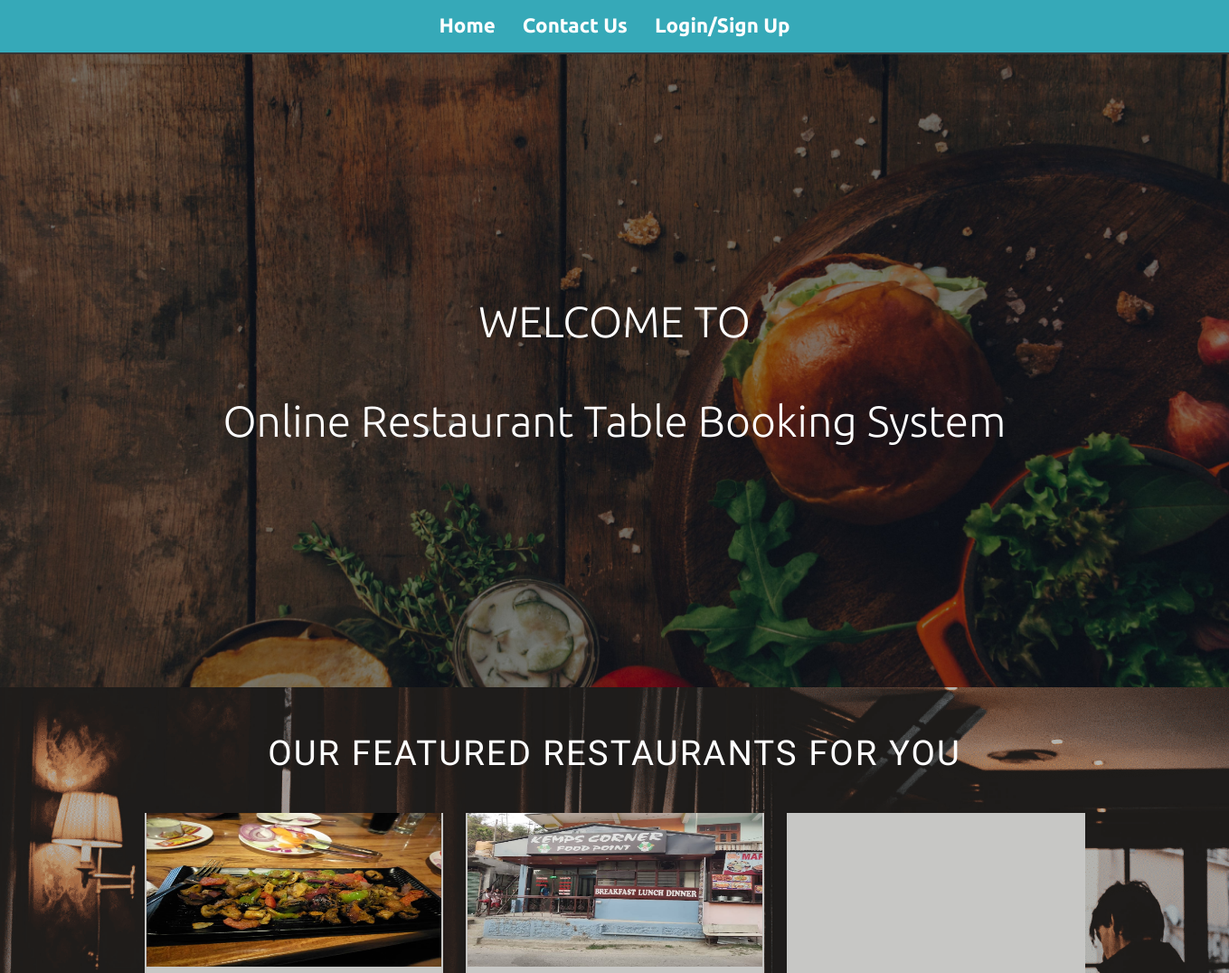
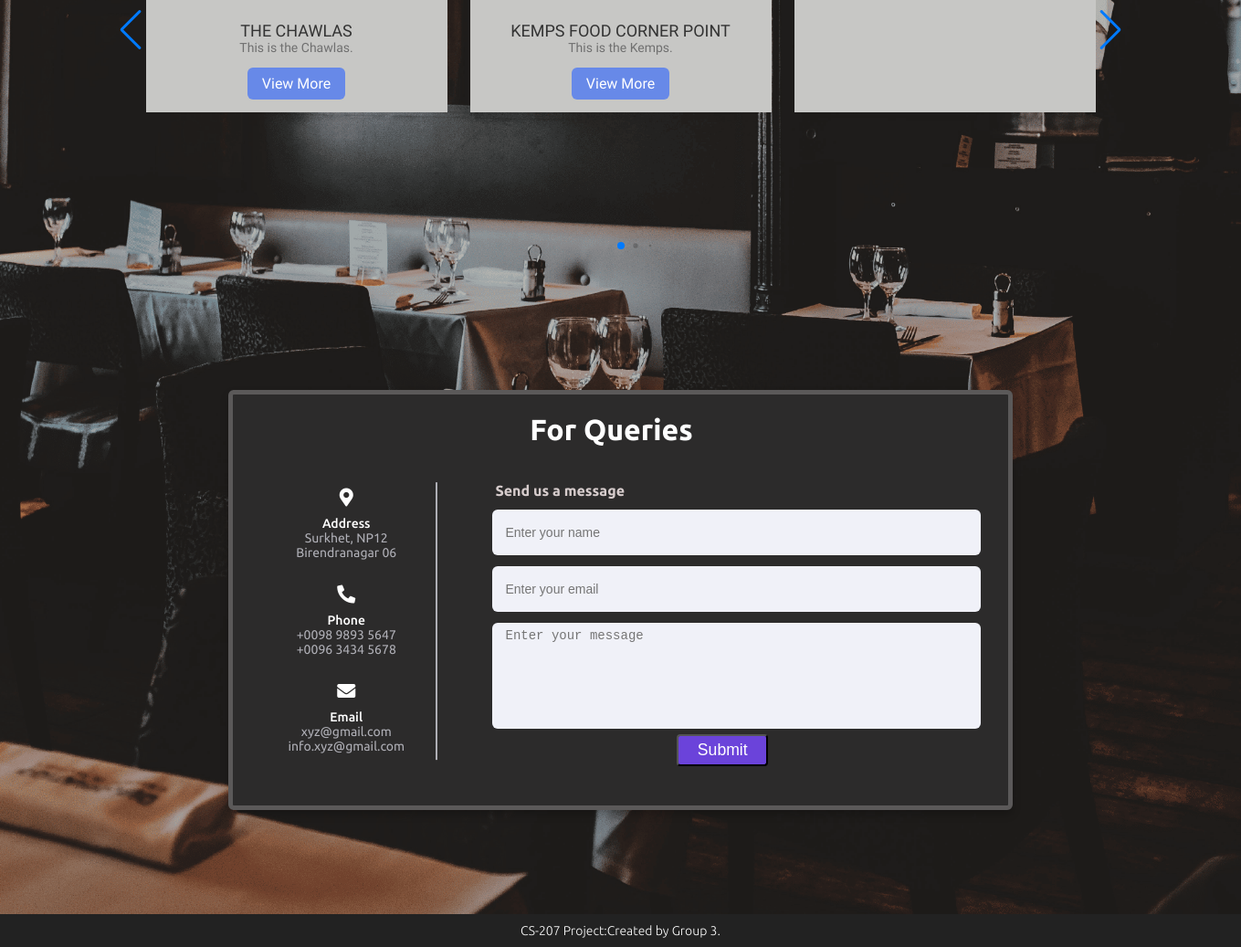
The page / on the database its author committed (2 pictures, top to bottom).
### base/models.py (models this page shows, shortened)
class Restaurant(models.Model):
    host = models.ForeignKey(User, on_delete=models.SET_NULL, null=True)
    name = models.CharField(max_length=200, null=True)
    address = models.CharField(max_length=200, null=True)
    pin = models.IntegerField(blank=True, null=True)
    about = models.TextField(max_length=400, blank=True, null=True)
    menu = models.ImageField(
        upload_to='static/assets/', default='static/assets/pexels-ray-01.jpg', null=True, blank=True)
    img1 = models.ImageField(
        upload_to='static/assets/', default='static/assets/pexels-ray-01.jpg', null=True, blank=True)
    img2 = models.ImageField(
        upload_to='static/assets/', default='static/assets/pexels-ray-01.jpg', null=True, blank=True)
    img3 = models.ImageField(
        upload_to='static/assets/', default='static/assets/pexels-ray-01.jpg', null=True, blank=True)
    img4 = models.ImageField(
        upload_to='static/assets/', default='static/assets/pexels-ray-01.jpg', null=True, blank=True)
    phone1 = models.IntegerField(blank=True, null=True)
    phone2 = models.IntegerField(blank=True, null=True)
    email = models.EmailField(blank=True, null=True)
    openTime = models.TimeField(blank=True, null=True)
    closeTime = models.TimeField(blank=True, null=True)

### base/views.py (the view)
# urls.py: 2. Add a URL to urlpatterns:  path('', views.home, name='home')
def home(request):
    restaurants = Restaurant.objects.all()
    context = {'restaurants': restaurants}
    return render(request, 'base/home.html', context)

### base/templates/base/home.html (shortened to what this page needs)
<!DOCTYPE html>
{% load static %}
<html lang="en">
    <head>
        <link rel="stylesheet" href="{% static 'styling.css' %}" />
        <link rel="stylesheet" href="{% static 'swiper-bundle.min.css' %}" />
        <link
            rel="stylesheet"
            href="https://cdnjs.cloudflare.com/ajax/libs/font-awesome/5.15.2/css/all.min.css"
        />
    </head>
    <body>
        <div class="navbar" id="navbar">
            <ul>
                <li><a href="{% url 'home' %}"> Home</a></li>
                <li><a href="{% url 'home' %}#main3"> Contact Us</a></li>
                {% if request.user.is_authenticated %}
                <li><a href="{% url 'logout' %}"> Logout </a></li>
                <li>
                    <a href="{% url 'profile' request.user.id %}"> Profile </a>
                </li>
                {% else%}
                <li><a href="{% url 'loginPage' %}"> Login/Sign Up </a></li>
                {% endif %}
            </ul>
        </div>
        <div class="fullbody">
            <div class="container-1" id="main">
                <div class="main_front">
                    <p>WELCOME TO</p>
                    <br />
                    <p>Online Restaurant Table Booking System</p>
                </div>
            </div>
            <h1
                id="h"
                style="
                    font-size: 2.4rem;
                    color: white;
                    font-family: 'Acme', sans-serif;
                    font-weight: lighter;
                    letter-spacing: 2px;
                "
            >
                OUR FEATURED RESTAURANTS FOR YOU
            </h1>
            <div class="container-2" id="main2">
                <div class="slide-container swiper">
                    <div class="slide-content">
                        <div class="card-wrapper swiper-wrapper">
                            {% for restaurant in restaurants%}
                            <div class="card swiper-slide">
                                <div class="image-content">
                                    <div class="card-image">
                                        <img
                                            src="{{restaurant.img1.url}}"
                                            alt=""
                                            class="card-img"
                                        />
                                    </div>
                                </div>
                                <div class="card-content">
                                    <h2 class="name">{{restaurant.name}}</h2>
                                    <p class="description">
                                        {{restaurant.about}}
                                    </p>
                                    <button class="button">
                                        <a
                                            href="{% url 'rest' restaurant.id %}"
                                        >
                                            View More</a
                                        >
                                    </button>
                                </div>
                            </div>
                            {% endfor %}
                        </div>
                    </div>
                    <div class="swiper-button-next swiper-navBtn"></div>
                    <div class="swiper-button-prev swiper-navBtn"></div>
                    <div class="swiper-pagination"></div>
                </div>
            </div>
            <div class="container-3" id="main3">
                <h1 style="color: white">For Queries</h1>
                <div class="content">
                    <div class="left-side">
                        <div class="address details">
                            <i
                                class="fas fa-map-marker-alt"
                                style="color: white"
                            ></i>
                            <div class="topic">Address</div>
                            <div class="text-one">Surkhet, NP12</div>
                            <div class="text-two">Birendranagar 06</div>
                        </div>
                        <div class="phone details">
                            <i
                                class="fas fa-phone-alt"
                                style="color: white"
                            ></i>
                            <div class="topic">Phone</div>
                            <div class="text-one">+0098 9893 5647</div>
                            <div class="text-two">+0096 3434 5678</div>
                        </div>
                        <div class="email details">
                            <i class="fas fa-envelope" style="color: white"></i>
                            <div class="topic">Email</div>
                            <div class="text-one">xyz@gmail.com</div>
                            <div class="text-two">info.xyz@gmail.com</div>
                        </div>
                    </div>
                    <div class="right-side">
                        <div
                            class="topic-text"
                            style="color: rgb(214, 204, 204)"
                        >
                            Send us a message
                        </div>
                        <form action="">
                            <div class="input-box">
                                <input
                                    type="text"
                                    placeholder="Enter your name"
                                />
                            </div>
                            <div class="input-box">
                                <input
                                    type="text"
                                    placeholder="Enter your email"
                                />
                            </div>
                            <div class="input-box message-box">
                                <textarea
                                    placeholder="Enter your message"
                                ></textarea>
                            </div>
                            <div class="button_sendnow">
                                <button
                                    type="submit"
                                    style="
                                        background-color: #6b43da;
                                        cursor: pointer;
                                        color: white;
                                        width: 100px;
                                        padding: 1%;
                                        font-size: 1.1rem;
                                        border-radius: 4px;
                                    "
                                >
                                    Submit
                                </button>
                            </div>
                        </form>
                    </div>
                </div>
            </div>
        </div>
        <footer>
            <p>CS-207 Project:Created by Group 3.</p>
        </footer>
    </body>
</html>

### rows shown on the page
Restaurant: img1 (picture), name "THE CHAWLAS", about "This is the Chawlas."
Restaurant: img1 (picture), name "KEMPS FOOD CORNER POINT", about "This is the Kemps."
Restaurant: img1 (picture)
